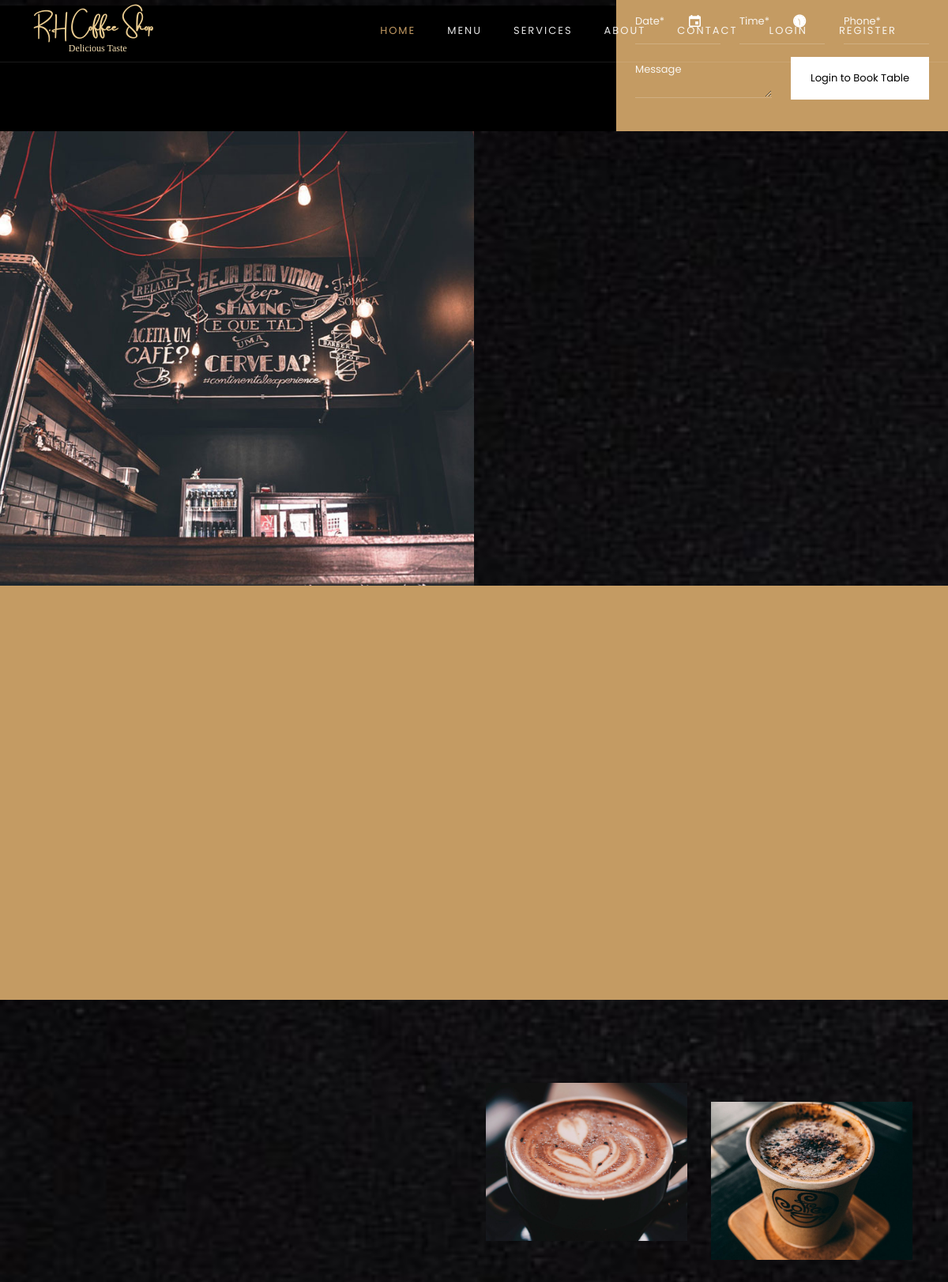
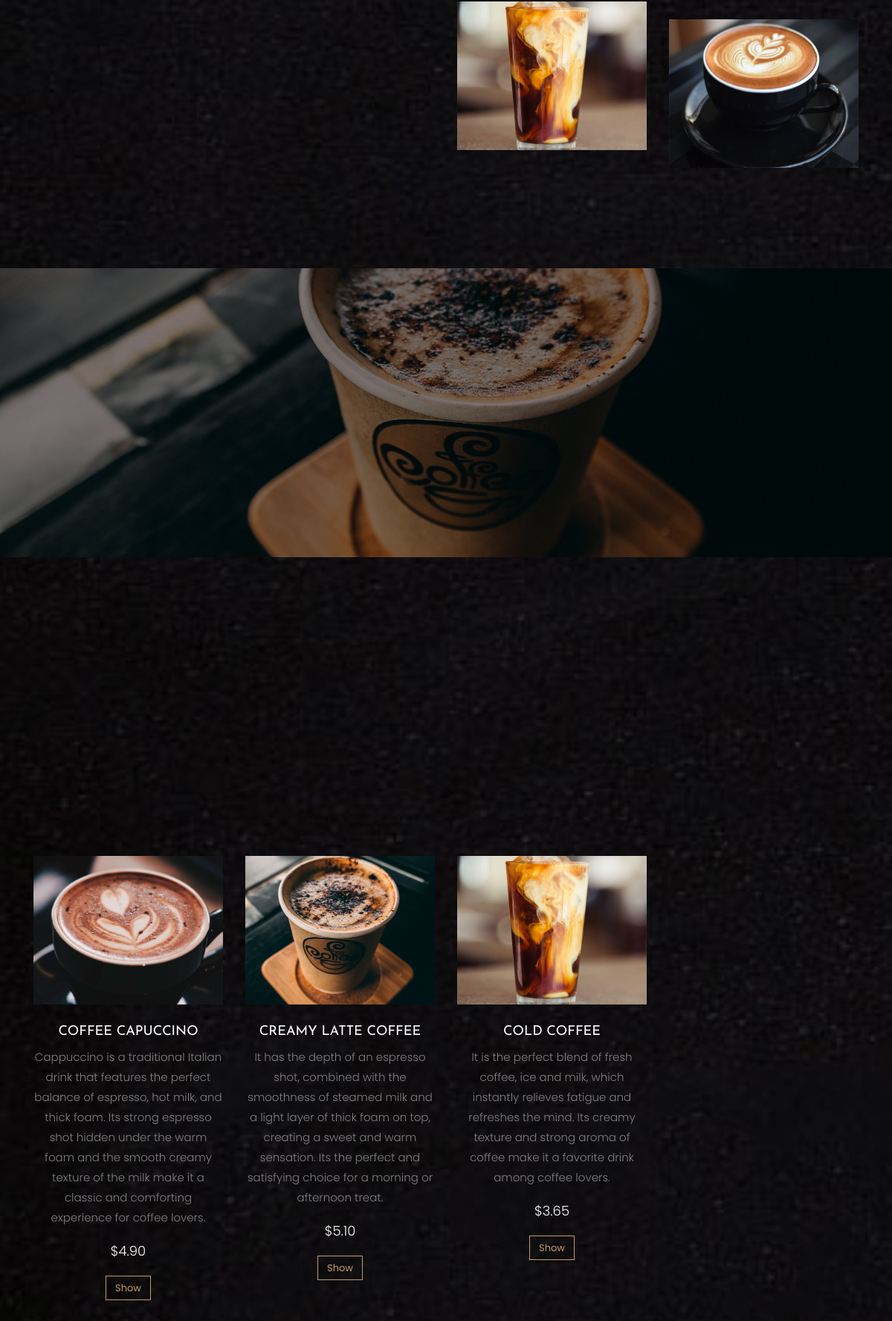
The page / (upper part) on the database its author committed (2 pictures, top to bottom).
### tables this page shows
CREATE TABLE `products` (
  `id` int(3) NOT NULL,
  `name` varchar(100) NOT NULL,
  `image` varchar(400) NOT NULL,
  `description` text NOT NULL,
  `price` varchar(5) NOT NULL,
  `type` varchar(100) NOT NULL,
  `created_at` timestamp NOT NULL DEFAULT current_timestamp()
);

### index.php (the view, shortened to what this page needs)
<?php require_once "includes/header.php"; ?>
<section class="ftco-intro">
  <div class="container-wrap">
    <div class="wrap d-md-flex align-items-xl-end">
      <div class="info">
        <div class="row no-gutters">
        </div>
      </div>
      <div class="book p-4">
        <form action="booking/book.php" method="POST" class="appointment-form">
          <div class="d-md-flex">
            <div class="form-group">
              <div class="input-wrap">
                <div class="icon">
                  <span class="ion-md-calendar"></span>
                </div>
                <input type="text" id="date" name="date" class="form-control appointment_date" placeholder="Date*" />
              </div>
            </div>
            <div class="form-group ml-md-4">
              <div class="input-wrap">
                <div class="icon"><span class="ion-ios-clock"></span></div>
                <input type="text" id="time" name="time" class="form-control appointment_time" placeholder="Time*" />
              </div>
            </div>
            <div class="form-group ml-md-4">
              <input type="text" id="phone" name="phone" class="form-control" placeholder="Phone*" />
            </div>
          </div>
          <div class="d-md-flex">
            <div class="form-group">
              <textarea name="message" cols="30" rows="2" class="form-control" placeholder="Message"></textarea>
            </div>
            <div class="form-group ml-md-4">
              <?php if (isset($_SESSION['user_id'])) { ?>
                <button type="submit" name="submit" class="btn btn-white py-3 px-4">Book a Table</button>
              <?php } else { ?>
                <a href="auth/login.php" class="btn btn-white py-3 px-4">Login to Book Table</a>
              <?php } ?>
            </div>
          </div>
        </form>
      </div>
    </div>
  </div>
</section>
<section class="ftco-about d-md-flex">
  <div class="one-half img" style="background-image: url(images/about.jpg)"></div>
</section>
<section class="ftco-section ftco-services">
  <div class="container">
    <div class="row">
    </div>
  </div>
</section>
<section class="ftco-section">
  <div class="container">
    <div class="row align-items-center">
      <div class="col-md-6 pr-md-5">
      </div>
      <div class="col-md-6">
        <div class="row">
          <div class="col-md-6">
            <div class="menu-entry">
              <a href="#" class="img" style="background-image: url(images/menu-1.jpg)"></a>
            </div>
          </div>
          <div class="col-md-6">
            <div class="menu-entry mt-lg-4">
              <a href="#" class="img" style="background-image: url(images/menu-2.jpg)"></a>
            </div>
          </div>
          <div class="col-md-6">
            <div class="menu-entry">
              <a href="#" class="img" style="background-image: url(images/menu-3.jpg)"></a>
            </div>
          </div>
          <div class="col-md-6">
            <div class="menu-entry mt-lg-4">
              <a href="#" class="img" style="background-image: url(images/menu-4.jpg)"></a>
            </div>
          </div>
        </div>
      </div>
    </div>
  </div>
</section>
<section class="ftco-counter ftco-bg-dark img" id="section-counter" style="background-image: url(images/bg_2.jpg)" data-stellar-background-ratio="0.5">
  <div class="overlay"></div>
  <div class="container">
    <div class="row justify-content-center">
      <div class="col-md-10">
        <div class="row">
        </div>
      </div>
    </div>
  </div>
</section>
<section class="ftco-section">
  <div class="container">
    <div class="row justify-content-center mb-5 pb-3">
    </div>
    <div class="row">
      <?php
      $sql = "SELECT * FROM products WHERE type = 'coffee'";
      $result = mysqli_query($conn, $sql) or die("Query Unsuccessful");
      if (mysqli_num_rows($result) > 0) {
        while ($product = mysqli_fetch_assoc($result)) {
      ?>
          <div class="col-md-3">
            <div class="menu-entry">
              <a target="_blank" href="products/product-single.php?id=<?php echo $product['id']; ?>" class="img" style="background-image: url(images/<?php echo $product['image']; ?>)"></a>
              <div class="text text-center pt-4">
                <h3><a href="#"><?php echo $product['name']; ?></a></h3>
                <p>
                  <?php echo $product['description']; ?>
                </p>
                <p class="price"><span>$<?php echo $product['price']; ?></span></p>
                <p>
                  <a href="products/product-single.php?id=<?php echo $product['id']; ?>" class="btn btn-primary btn-outline-primary">Show</a>
                </p>
              </div>
            </div>
          </div>
      <?php }
      } ?>
    </div>
  </div>
</section>
<?php require_once "includes/footer.php"; ?>

### rows shown on the page
products: image (picture), name "COFFEE CAPUCCINO", description "Cappuccino is a traditional Italian drink that features the perfect balance of espresso, hot milk, and thick foam. Its strong espresso shot hidden under the warm foam and the smooth creamy texture of the milk make it a classic and comforting experience for coffee lovers.", price "4.90"
products: image (picture), name "CREAMY LATTE COFFEE", description "It has the depth of an espresso shot, combined with the smoothness of steamed milk and a light layer of thick foam on top, creating a sweet and warm sensation. Its the perfect and satisfying choice for a morning or afternoon treat.", price "5.10"
products: image (picture), name "COLD COFFEE", description "It is the perfect blend of fresh coffee, ice and milk, which instantly relieves fatigue and refreshes the mind. Its creamy texture and strong aroma of coffee make it a favorite drink among coffee lovers.", price "3.65"
